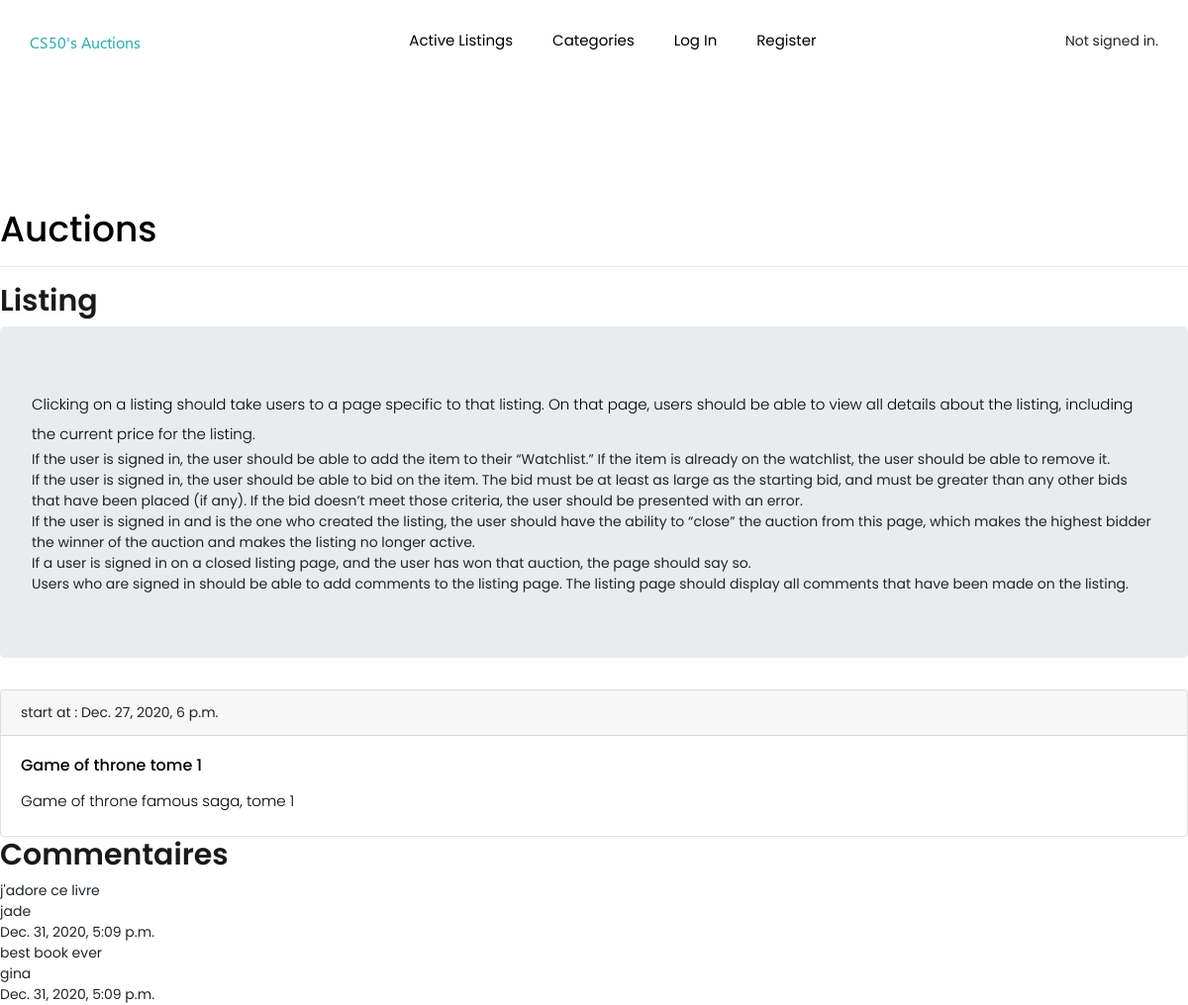
The page /listing/1 on the database as committed earlier.
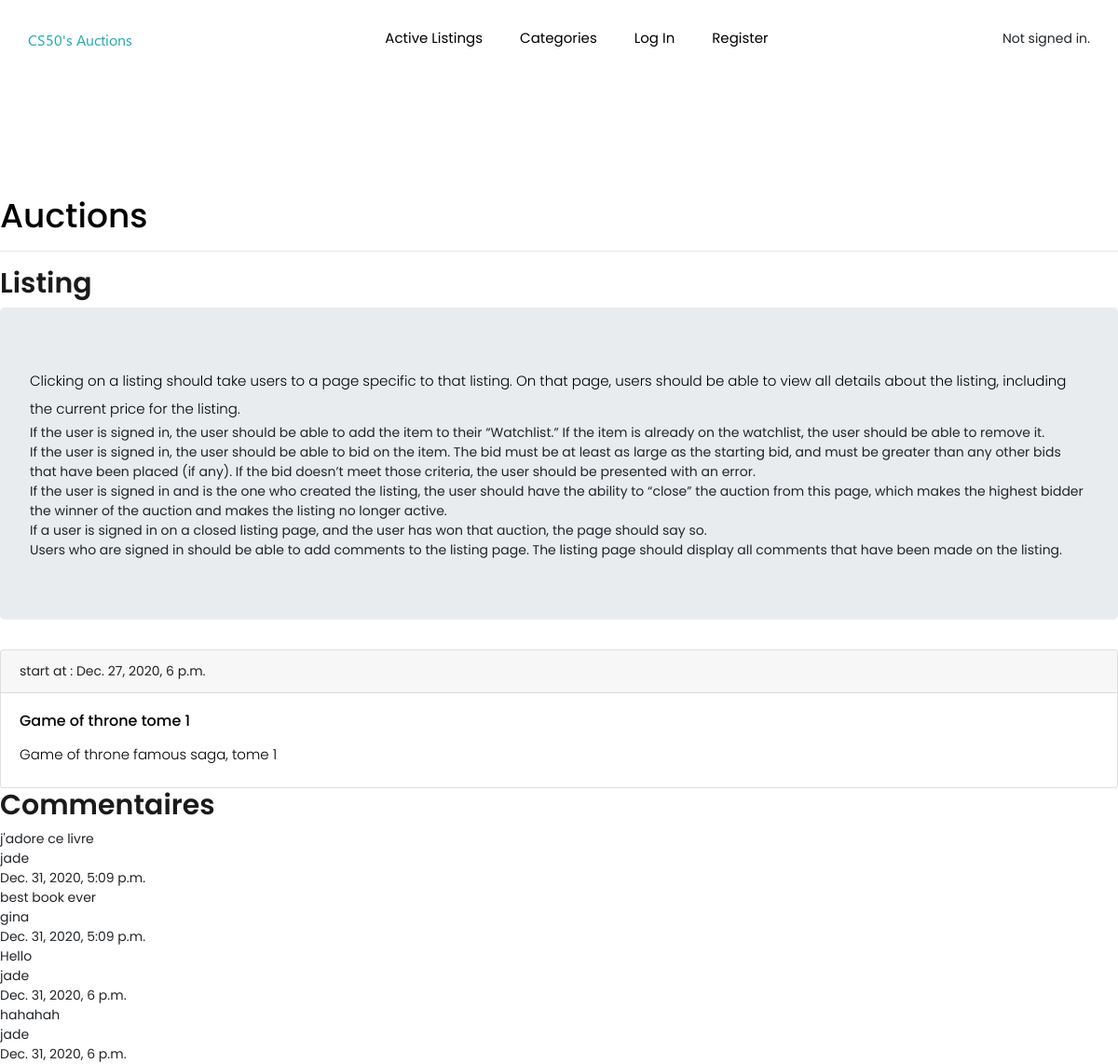
The same page on the database as committed later.
### auctions/models.py (models this page shows)
class Comment(models.Model):
    listing = models.ForeignKey(Listing, on_delete=models.CASCADE)
    user = models.ForeignKey(User, models.SET_NULL, blank=True, null=True )
    created_at = models.DateTimeField(auto_now_add=True)
    comment = models.TextField(blank=False)

class User(AbstractUser):
    watchlist = models.ManyToManyField(Listing, related_name='watchers', blank=True)

### auctions/views.py (the view)
# urls.py: path("listing/<int:listing_id>", views.listing, name="listing"),
def listing(request, listing_id):
    listing_id = int(listing_id)
    listing = get_object_or_404(Listing, pk=listing_id)
    comments = Comment.objects.filter(listing=listing_id)
    return render(request, "auctions/listing.html",{
        "listing": listing,
        "comments": comments
    })

### auctions/templates/auctions/listing.html (shortened to what this page needs)
{% extends "auctions/layout.html" %}
{% block body %}
    <h2>Listing</h2>
    <div class="jumbotron">
        <p> Clicking on a listing should take users to a page specific to that listing. On that page, users should be able to view all details about the listing, including the current price for the listing.
            <ul>
                <li>If the user is signed in, the user should be able to add the item to their “Watchlist.” If the item is already on the watchlist, the user should be able to remove it.</li>
                <li>If the user is signed in, the user should be able to bid on the item. The bid must be at least as large as the starting bid, and must be greater than any other bids that have been placed (if any). If the bid doesn’t meet those criteria, the user should be presented with an error.</li>
                <li>If the user is signed in and is the one who created the listing, the user should have the ability to “close” the auction from this page, which makes the highest bidder the winner of the auction and makes the listing no longer active.</li>
                <li>If a user is signed in on a closed listing page, and the user has won that auction, the page should say so.</li>
                <li>Users who are signed in should be able to add comments to the listing page. The listing page should display all comments that have been made on the listing.</li>
            </ul>
        </p>
    </div>
    <div class="card">
        <div class="card-header">
            start at : {{ listing.start_at }}
        </div>
        <div class="card-body">
            <h5 class="card-title">{{ listing.title }}</h5>
            <p class="card-text">{{ listing.description }}</p>
        </div>
    </div>
    <div>
        <h2>Commentaires</h2>
        {% for comment in comments %}
            <div>
                <div>{{ comment.comment}}</div>
                <div>{{ comment.user}}</div>
                <div>{{ comment.created_at}}</div>
            </div>
        {% empty %}
            No comment
        {% endfor %}
    </div>
{% endblock %}

Rows that differ between the two databases and show on the page:
added Comment: comment "Hello", user "jade", created_at "Dec. 31, 2020, 6 p.m."
added Comment: comment "hahahah", user "jade", created_at "Dec. 31, 2020, 6 p.m."
